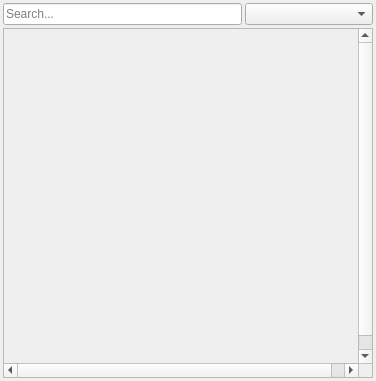
<?xml version="1.0" encoding="UTF-8"?>
<ui version="4.0">
 <class>CharMap</class>
 <widget class="QWidget" name="CharMap">
  <property name="geometry">
   <rect>
    <x>0</x>
    <y>0</y>
    <width>376</width>
    <height>381</height>
   </rect>
  </property>
  <property name="windowTitle">
   <string>Character Map</string>
  </property>
  <layout class="QGridLayout" name="gridLayout">
   <property name="leftMargin">
    <number>3</number>
   </property>
   <property name="topMargin">
    <number>3</number>
   </property>
   <property name="rightMargin">
    <number>3</number>
   </property>
   <property name="bottomMargin">
    <number>3</number>
   </property>
   <property name="spacing">
    <number>3</number>
   </property>
   <item row="0" column="1">
    <widget class="QComboBox" name="cmb_categories">
     <property name="minimumSize">
      <size>
       <width>128</width>
       <height>0</height>
      </size>
     </property>
    </widget>
   </item>
   <item row="0" column="0">
    <widget class="QLineEdit" name="txt_search">
     <property name="placeholderText">
      <string>Search...</string>
     </property>
     <property name="clearButtonEnabled">
      <bool>true</bool>
     </property>
    </widget>
   </item>
   <item row="1" column="0" colspan="2">
    <widget class="QScrollArea" name="scrollArea">
     <property name="alignment">
      <set>Qt::AlignLeading|Qt::AlignLeft|Qt::AlignTop</set>
     </property>
     <widget class="QWidget" name="scrollAreaWidgetContents">
      <property name="geometry">
       <rect>
        <x>0</x>
        <y>0</y>
        <width>368</width>
        <height>350</height>
       </rect>
      </property>
     </widget>
    </widget>
   </item>
  </layout>
 </widget>
 <resources/>
 <connections/>
</ui>
